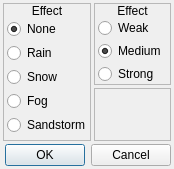
<?xml version="1.0" encoding="UTF-8"?>
<ui version="4.0">
 <class>ConfigureEvent_WeatherEffects</class>
 <widget class="QDialog" name="ConfigureEvent_WeatherEffects">
  <property name="geometry">
   <rect>
    <x>0</x>
    <y>0</y>
    <width>174</width>
    <height>169</height>
   </rect>
  </property>
  <property name="windowTitle">
   <string>Weather Effects</string>
  </property>
  <property name="windowIcon">
   <iconset resource="gui_icons.qrc">
    <normaloff>:/icons/openrpgmaker.png</normaloff>:/icons/openrpgmaker.png</iconset>
  </property>
  <property name="styleSheet">
   <string notr="true">.QFrame
{
	border-width: 1px;
	border-style: solid;
	border-color: palette(window-text);
}

.QFrame&gt;QLabel
{
	border-width: 0px;
	background-color: palette(window-text);
	color: palette(window);
	font-weight: bold;
}

.QFrame&gt;QCheckBox
{
	background-color: palette(window-text);
	border-width: 0px;
	border-style: none;
	color: palette(window);
	spacing: 3px;
	font-weight: bold;
	padding: 0px 0px 0px 3px;
}

.QFrame&gt;QCheckBox::indicator
{
	min-width: 8px;
	max-width: 8px;
	min-height: 8px;
	max-height: 8px;
	width: 8px;
	height: 8px;
	border-width: 2px;
	border-radius: 0px;
	border-style: ridge;
	border-color: palette(mid);
}

.QFrame&gt;QCheckBox::indicator:unchecked
{
	background-color: palette(base);
}

.QFrame&gt;QCheckBox::indicator:checked
{
	background-color: palette(window-text);
}

.QFrame&gt;QCheckBox::indicator:hover
{
	border-color: palette(highlight);
}</string>
  </property>
  <layout class="QVBoxLayout" name="verticalLayout_4">
   <property name="spacing">
    <number>3</number>
   </property>
   <property name="margin">
    <number>3</number>
   </property>
   <item>
    <widget class="QWidget" name="widget_2" native="true">
     <layout class="QHBoxLayout" name="horizontalLayout">
      <property name="spacing">
       <number>3</number>
      </property>
      <property name="margin">
       <number>0</number>
      </property>
      <item>
       <widget class="QFrame" name="frame">
        <property name="frameShape">
         <enum>QFrame::StyledPanel</enum>
        </property>
        <property name="frameShadow">
         <enum>QFrame::Raised</enum>
        </property>
        <layout class="QVBoxLayout" name="verticalLayout">
         <property name="spacing">
          <number>0</number>
         </property>
         <property name="margin">
          <number>0</number>
         </property>
         <item>
          <widget class="QLabel" name="label">
           <property name="sizePolicy">
            <sizepolicy hsizetype="Preferred" vsizetype="Fixed">
             <horstretch>0</horstretch>
             <verstretch>0</verstretch>
            </sizepolicy>
           </property>
           <property name="text">
            <string>Effect</string>
           </property>
           <property name="alignment">
            <set>Qt::AlignCenter</set>
           </property>
          </widget>
         </item>
         <item>
          <widget class="QWidget" name="widget" native="true">
           <layout class="QVBoxLayout" name="verticalLayout_6">
            <property name="spacing">
             <number>3</number>
            </property>
            <property name="leftMargin">
             <number>3</number>
            </property>
            <property name="topMargin">
             <number>0</number>
            </property>
            <property name="rightMargin">
             <number>0</number>
            </property>
            <property name="bottomMargin">
             <number>0</number>
            </property>
            <item>
             <widget class="QRadioButton" name="rbEffectNone">
              <property name="text">
               <string>None</string>
              </property>
              <property name="checked">
               <bool>true</bool>
              </property>
             </widget>
            </item>
            <item>
             <widget class="QRadioButton" name="rbEffectRain">
              <property name="text">
               <string>Rain</string>
              </property>
             </widget>
            </item>
            <item>
             <widget class="QRadioButton" name="rbEffectSnow">
              <property name="text">
               <string>Snow</string>
              </property>
             </widget>
            </item>
            <item>
             <widget class="QRadioButton" name="rbEffectFog">
              <property name="text">
               <string>Fog</string>
              </property>
             </widget>
            </item>
            <item>
             <widget class="QRadioButton" name="rbEffectSandstorm">
              <property name="text">
               <string>Sandstorm</string>
              </property>
             </widget>
            </item>
           </layout>
          </widget>
         </item>
        </layout>
       </widget>
      </item>
      <item>
       <widget class="QWidget" name="widget_3" native="true">
        <layout class="QVBoxLayout" name="verticalLayout_3">
         <property name="spacing">
          <number>3</number>
         </property>
         <property name="margin">
          <number>0</number>
         </property>
         <item>
          <widget class="QFrame" name="frmStrength">
           <property name="frameShape">
            <enum>QFrame::StyledPanel</enum>
           </property>
           <property name="frameShadow">
            <enum>QFrame::Raised</enum>
           </property>
           <layout class="QVBoxLayout" name="verticalLayout_2">
            <property name="spacing">
             <number>0</number>
            </property>
            <property name="margin">
             <number>0</number>
            </property>
            <item>
             <widget class="QLabel" name="label_2">
              <property name="sizePolicy">
               <sizepolicy hsizetype="Preferred" vsizetype="Fixed">
                <horstretch>0</horstretch>
                <verstretch>0</verstretch>
               </sizepolicy>
              </property>
              <property name="text">
               <string>Effect</string>
              </property>
              <property name="alignment">
               <set>Qt::AlignCenter</set>
              </property>
             </widget>
            </item>
            <item>
             <widget class="QWidget" name="widget_4" native="true">
              <layout class="QVBoxLayout" name="verticalLayout_5">
               <property name="spacing">
                <number>3</number>
               </property>
               <property name="leftMargin">
                <number>3</number>
               </property>
               <property name="topMargin">
                <number>0</number>
               </property>
               <property name="rightMargin">
                <number>0</number>
               </property>
               <property name="bottomMargin">
                <number>0</number>
               </property>
               <item>
                <widget class="QRadioButton" name="rbStrengthWeak">
                 <property name="text">
                  <string>Weak</string>
                 </property>
                </widget>
               </item>
               <item>
                <widget class="QRadioButton" name="rbStrengthMedium">
                 <property name="text">
                  <string>Medium</string>
                 </property>
                 <property name="checked">
                  <bool>true</bool>
                 </property>
                </widget>
               </item>
               <item>
                <widget class="QRadioButton" name="rbStrengthStrong">
                 <property name="text">
                  <string>Strong</string>
                 </property>
                </widget>
               </item>
              </layout>
             </widget>
            </item>
           </layout>
          </widget>
         </item>
         <item>
          <widget class="QFrame" name="frame_3">
           <property name="frameShape">
            <enum>QFrame::StyledPanel</enum>
           </property>
           <property name="frameShadow">
            <enum>QFrame::Raised</enum>
           </property>
          </widget>
         </item>
        </layout>
       </widget>
      </item>
     </layout>
    </widget>
   </item>
   <item>
    <widget class="QDialogButtonBox" name="buttonBox">
     <property name="orientation">
      <enum>Qt::Horizontal</enum>
     </property>
     <property name="standardButtons">
      <set>QDialogButtonBox::Cancel|QDialogButtonBox::Ok</set>
     </property>
    </widget>
   </item>
  </layout>
 </widget>
 <resources>
  <include location="gui_icons.qrc"/>
 </resources>
 <connections>
  <connection>
   <sender>buttonBox</sender>
   <signal>accepted()</signal>
   <receiver>ConfigureEvent_WeatherEffects</receiver>
   <slot>accept()</slot>
   <hints>
    <hint type="sourcelabel">
     <x>248</x>
     <y>254</y>
    </hint>
    <hint type="destinationlabel">
     <x>157</x>
     <y>274</y>
    </hint>
   </hints>
  </connection>
  <connection>
   <sender>buttonBox</sender>
   <signal>rejected()</signal>
   <receiver>ConfigureEvent_WeatherEffects</receiver>
   <slot>reject()</slot>
   <hints>
    <hint type="sourcelabel">
     <x>316</x>
     <y>260</y>
    </hint>
    <hint type="destinationlabel">
     <x>286</x>
     <y>274</y>
    </hint>
   </hints>
  </connection>
 </connections>
</ui>
